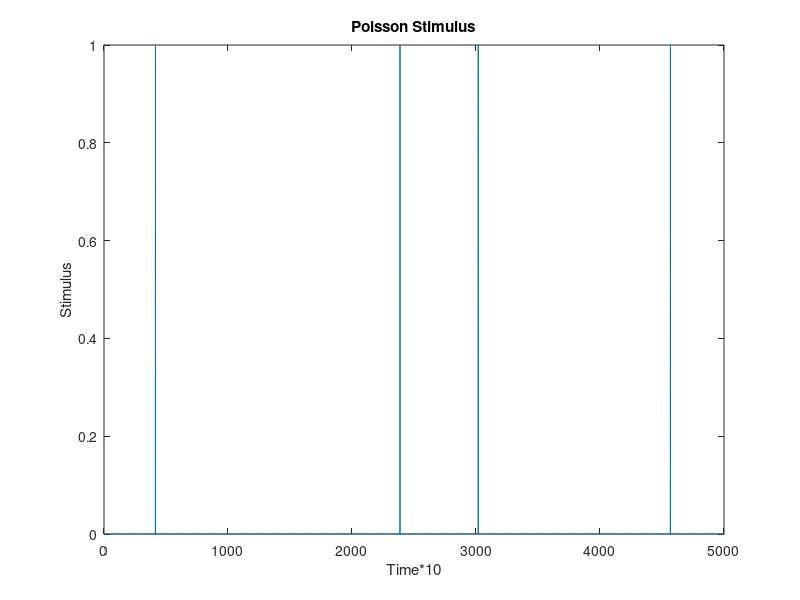

The MATLAB script that drew this image: (Note: this script raises an error after producing the figure.)
i_0 = 10^-12;
w_e = 500;
tao = 15*10^-3;
tao_s = tao/4;

fr = 10; % Hz
dt = 1/10000; % s
nBins = 5000; % 10 ms spike train
spiketrain = rand(1, nBins) < fr*dt;

time = [];
for i = 1:5000
	if spiketrain(i) == 1
		time = [time; i*0.1];
	end
end	
figure,plot(spiketrain);
xlabel("Time*10");
ylabel("Stimulus");
title("Poisson Stimulus");
i = current(time, i_0, w_e, tao, tao_s);
t = linspace(1,5000,5000);
figure,plot(t, i);
xlabel("Time*10");
ylabel("Current ");
title("Current for Poisson Stimulus");
aef(1,1,i);